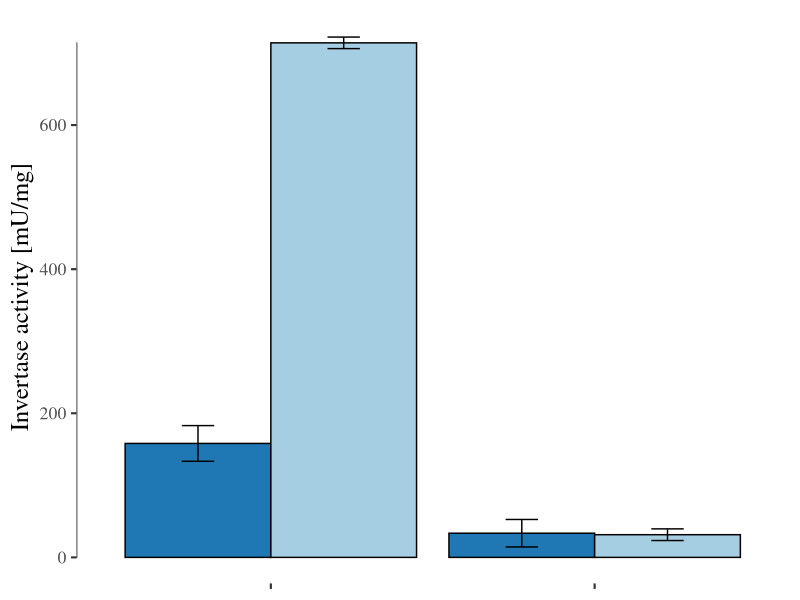

The R script that drew this image:
library(tidyverse)
library(ggthemes)
library(stringr)


# This file produces the plots for the invertase experimental data. To keep a consistent 
# graphical profile through the paper, all results are plotted (including non model results 
# are plotted in R). 
# Outputs:
#   A bar-chart showing invertase activity in high and low glucose 


# General plotting parameters 
my_theme <- theme_tufte(base_size = 16) + theme(plot.title = element_text(hjust = 0.5, size = 14, face="bold"), 
                               plot.subtitle = element_text(hjust = 0.5)) +
  theme(axis.title=element_text(size=18))
my_colors <- c("#1f78b4", "#33a02c", "#08519c", "#006d2c", "#ff7f00", "#a6cee3")
BASE_HEIGHT <- 5
BASE_WIDTH <- 7.0


# Function that processes the invertase data and outputs the result in a bar-chart 
# Args:
#   void 
# Returns:
#   void 
process_invertase_data <- function()
{
  data_values <- tibble(value = c(158.1394, 714.0953, 33.55298, 31.47122), 
                        sd = c(24.76474, 8.004206629, 19.09195, 8.117907953), 
                        type = as.factor(c("wt", "wt", "dsnf", "dsnf")), 
                        glc = as.factor(c("high", "low", "high", "low"))) %>%
  mutate(frame = c(0, 0, 0, max(value)))
    
  p <- ggplot(data_values, aes(type, value, fill = glc)) + 
    geom_bar(stat='identity', position='dodge', color ="black") +
    geom_errorbar(aes(ymin = value-sd, ymax = value+sd), width=0.2, position=position_dodge(.9)) + 
    scale_x_discrete(limit = c("wt", "dsnf"), 
                     labels = c("wt", expression(Delta*" snf1"))) +
    geom_rangeframe(aes(type, frame), sides = "l") + 
    scale_fill_manual(values = my_colors[c(1, 6)]) +
    labs(y = "Invertase activity [mU/mg]", x = "") + 
    my_theme + theme(legend.position = "none", 
                     axis.title.x = element_blank(), 
                     axis.text.x = element_blank())
  
  dir_save <- "../../Result/Experimental_data/"
  if(!dir.exists(dir_save)) dir.create(dir_save)
  path_save <- str_c(dir_save, "Invertase_activity.pdf")
  ggsave(path_save, plot = p, width = BASE_WIDTH, height = BASE_HEIGHT)
  
  return(0)
}


process_invertase_data()
